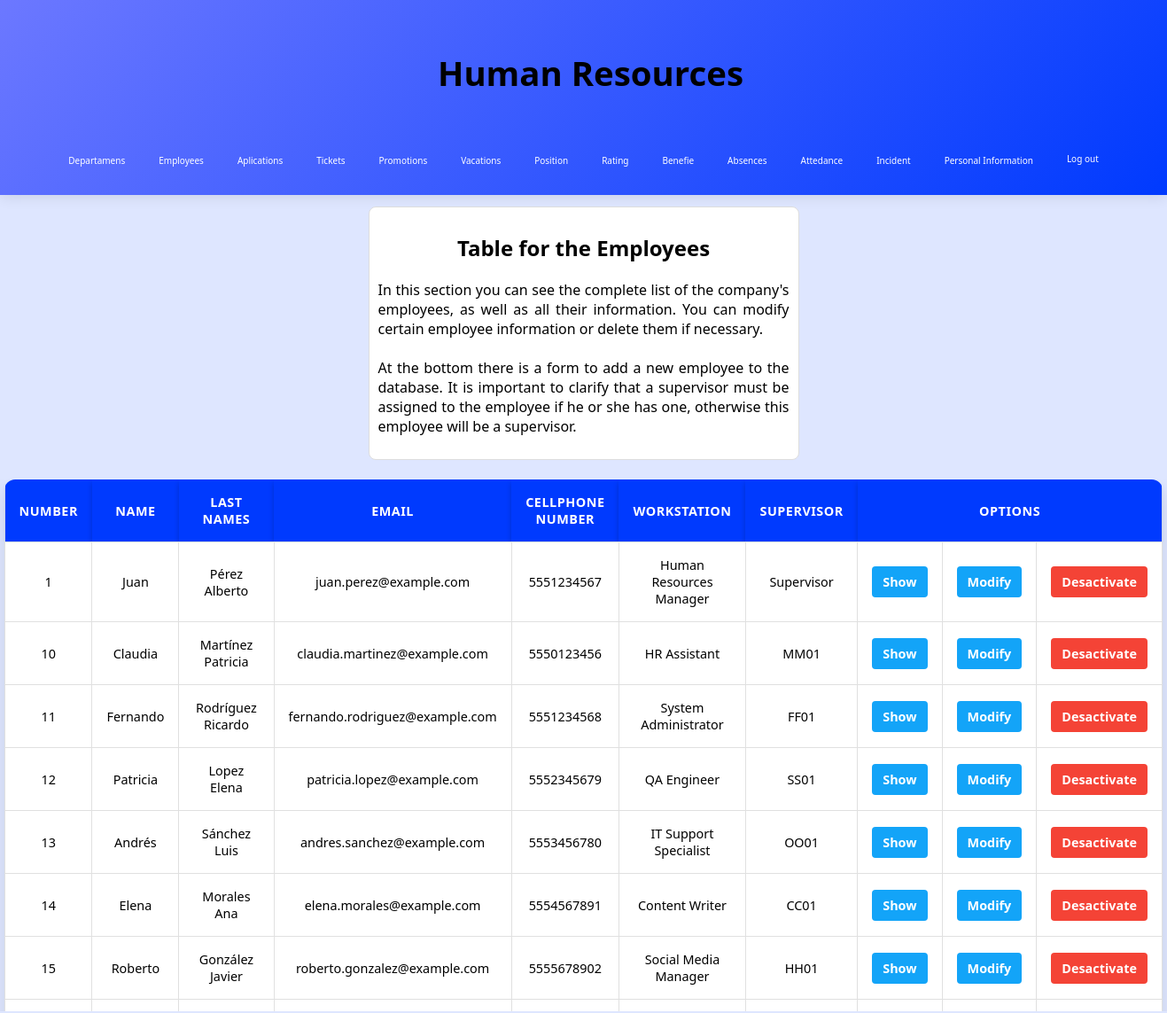
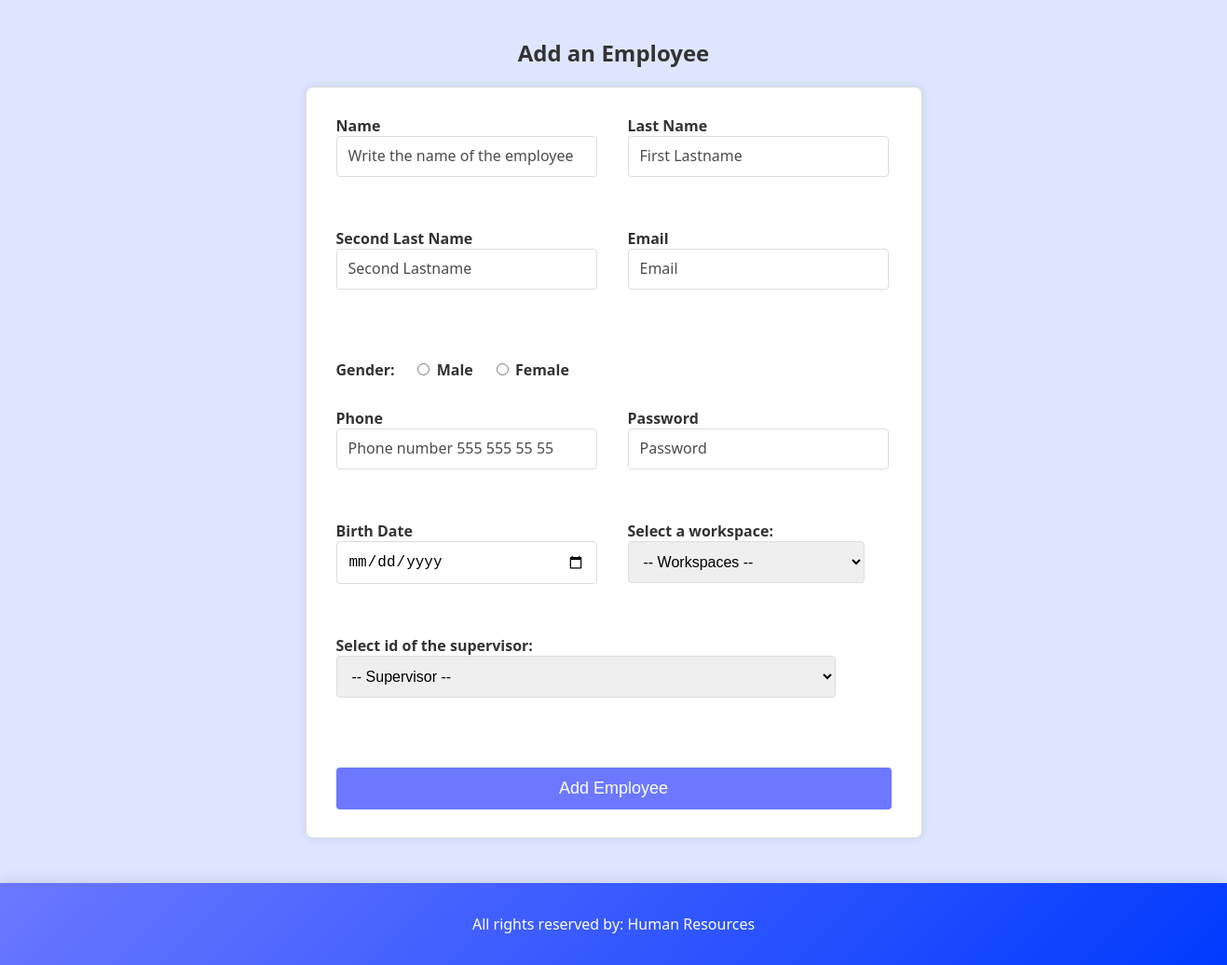
Screenshot of /Human_Resources/employee.php (signed in) with the database file from the repository (2 pictures, top to bottom).
### tables this page shows
create table employee(
    code varchar(5) primary key,
    firstName varchar(30) not null,
    lastName varchar(30) not null,
    middleName varchar(30) not null,
    email varchar(35) not null,
    gender varchar(1) not null,
    age int not null,
    image varchar(255),
    mobile varchar(15) not null,
    password varchar(20) not null,
    contractDate date not null,
    status varchar(30) not null default 'Active',
    positionCode varchar(5) not null,
    supervisorId varchar(5),
    index idx_employee(lastName),
    
    foreign key(positionCode) references `position`(code)
);

CREATE TABLE `position` (
    code VARCHAR(5) PRIMARY KEY,
    name VARCHAR(60) NOT NULL,
    salary FLOAT NOT NULL,
    departmentCode VARCHAR(5) NOT NULL,
    INDEX idx_position (name),
    FOREIGN KEY (departmentCode) REFERENCES department(code)
);

### admin/functionsAdmin.php (called while the page is built, shortened)
<?php
require("../includes/config/MySQL_ConexionDB.php");
function getInfoEmployees() {
    global $db_con;
    $users = [];
    try {
        $query = "SELECT * FROM employee";
        $stmt = $db_con->prepare($query);
        $stmt->execute();
        while ($row = $stmt->fetch(PDO::FETCH_ASSOC)) {
            $users[] = $row;
        }
    } catch (PDOException $e) {
        exit("Error en la consulta: " . $e->getMessage());
    }
    return $users;
}
?>

### functions.php (called while the page is built, shortened)
<?php
require("includes/config/MySQL_ConexionDB.php");
function workspace($User){
	global $db_con;
	$workspace = "";
	try{
		$query = "SELECT p.name FROM position as p INNER JOIN employee as e on e.positionCode = p.code WHERE e.code = :user";
		$stm = $db_con->prepare($query);
		$stm->bindParam("user", $User, PDO::PARAM_STR);
		$stm->execute();
		if ($row = $stm->fetch(PDO::FETCH_ASSOC)){
			$workspace = $row["name"];
		}
	} catch (PDOException $e) {
		exit("Error en la consulta: " . $e->getMessage());
	}
	return $workspace;
}
?>

### Human_Resources/employee.php (the view, shortened to what this page needs)
<?php
include "../includes/headerHR.php";
require_once "../includes/config/MySQL_ConexionDB.php";
require_once "../admin/functionsAdmin.php";
require_once "../functions.php";
$employ = getInfoEmployees();
?>
<section>
    <center>
        <div class="questions">
        <h2>Table for the Employees</h2>
        <p>In this section you can see the complete list of the company's employees, as well as all their information. You can modify certain employee information or delete them if necessary.
<br><br>
At the bottom there is a form to add a new employee to the database. It is important to clarify that a supervisor must be assigned to the employee if he or she has one, otherwise this employee will be a supervisor.</p>
        </div>
    </center>
<br>
    <div class="scroll">
        <table border="1" class="tableAdmin">
            <tr>
                <th>Number</th>
                <th>Name</th>
                <th>Last Names</th>
                <th>Email</th>
                <th>CellPhone number</th>
                <th>Workstation</th>
                <th>Supervisor</th>
                <th colspan="3">Options</th>
            </tr>
            <?php foreach ($employ as $renglon) { ?>
            <tr>
                <td><?= htmlspecialchars($renglon['code']) ?></td>
                <td><?= htmlspecialchars($renglon['firstName']) ?></td>
                <td><?= htmlspecialchars($renglon['lastName'] . " " . $renglon['middleName']) ?></td>
                <td><?= htmlspecialchars($renglon['email']) ?></td>
                <td><?= htmlspecialchars($renglon['mobile']) ?></td>
                <?php $workspace = workspace($renglon['code']); ?>
                <td><?= htmlspecialchars($workspace) ?></td>
                <td><?= htmlspecialchars($renglon['supervisorId'] ?? 'Supervisor')?></td>
                <td><a href="#" class="action-modify" data-open="modal<?= $renglon['code']; ?>">Show</a></td>
                <td><a href="modifyEmploy.php?id=<?php echo $renglon['code']?>" class="action-modify">Modify</a></td>
                <?php if ($renglon['status']=='Active'){?>
                    <td><a href="deleteEmploy.php" class="action-delete">Desactivate</a></td><?php
                }   ?>
            </tr>
            <?php } ?>
        </table>
    </div>
</section>
<section>
<div class="ContainerXD">
    <br>
    <h2 class="h2formX">Add an Employee</h2>
    <form action="addEmployRH.php" class="form-empleadoX" method="POST">
        <fieldset>
            <div class="divformX">
                <label for="name">Name</label>
                <input type="text" id="name" name="name"
                    placeholder="Write the name of the employee"
                    required
                    pattern="[A-Za-z\s]+"
                    title="Only letters and spaces are allowed">
            </div>
            <div class="divformX">
                <label for="lastName">Last Name</label>
                <input type="text" id="lastName" name="lastName"
                    placeholder="First Lastname"
                    required
                    pattern="[A-Za-z\s]+"
                    title="Only letters and spaces are allowed">
            </div>
            <div class="divformX">
                <label for="secondLastName">Second Last Name</label>
                <input type="text" id="secondLastName" name="secondLastName"
                    placeholder="Second Lastname"
                    pattern="[A-Za-z\s]+"
                    title="Only letters and spaces are allowed">
            </div>
            <div class="divformX">
                <label for="email">Email</label>
                <input type="email" id="email" name="email" placeholder="Email" required>
            </div>
            <div class="containerformX bottonformX">
                <label>Gender:</label>
                <div>
                    <input type="radio" id="male" name="gender" value="M" required>
                    <label for="male">Male</label>
                </div>
                <div>
                    <input type="radio" id="female" name="gender" value="F" required>
                    <label for="female">Female</label>
                </div>
            </div>
            <div class="divformX">
                <label for="phone">Phone</label>
                <input type="number" id="phone" name="phone" placeholder="Phone number 555 555 55 55" required min="1111111111" max="9999999999">
            </div>
            <div class="divformX">
                <label for="password">Password</label>
                <input type="password" id="password" name="password" placeholder="Password" required maxlength="10">
            </div>
            <div class="divformX">
                <label for="birthDate">Birth Date</label>
                <input type="date" id="birthDate" name="birthDate" required>
            </div>
            <div class="divformX">
                <label for="seltWorkspace">Select a workspace:</label>
                <select name="seltWorkspace" id="seltWorkspace" required>
                    <option value="">-- Workspaces --</option>
                </select>
            </div>
            <div class="divformX">
                <label for="seltSupervisor">Select id of the supervisor:</label>
                <select name="seltSupervisor" id="seltSupervisor">
    <option value="">-- Supervisor --</option>
</select>
            </div>
            <div class="bottonformX">
                <button type="submit" name="btnAddEmploy" class="Botton-envioX">Add Employee</button>
            </div>
        </fieldset>
    </form>
</div>
</section>
<?php include "../includes/footer.php" ?>

### css/estilosdeLeon.css (style rules this page uses)
:root { --font-main: 'Segoe UI', sans-serif; --white: #ffffff; --black: #000000; --little_blue: #dee6ff; --little_gray: #efefef; --blue: #6c78ff; --blue_little: #ebf9ff; --dark_blue: #003afe; --very_green: #4dfe00; --green: #1ce42b; --purple: #003afe; --rojo: #ff4c4c; --rojo_hover: #ff6666; }
body { background-color: var(--little_blue); display: grid; min-height: 100vh; position: relative; grid-template-rows: auto 1fr auto; margin: 0; }
::placeholder { color: black; font-size: 1rem; font-family: Impact, Haettenschweiler, 'Arial Narrow Bold', sans-serif; opacity: .70; }
.questions { background-color: var(--white); border: 1px solid #ddd; width: 29rem; height: auto; margin-left: 0.2rem; margin-right: 0.2rem; margin-top: 0.8rem; text-align: justify; padding: 10px; border-radius: 8px; }
.tableAdmin { border-collapse: collapse; text-align: center; margin: auto; font-size: 0.9rem; width: 95%; border: none; font-family: Arial, sans-serif; box-shadow: 0 10px 20px rgba(0, 0, 0, 0.1); border-radius: 12px; overflow: hidden; }
.scroll { max-height: 600px; overflow-y: auto; }
.tableAdmin th { background-color: var(--purple); color: white; font-family: Arial, sans-serif; padding: 1rem; border: none; text-transform: uppercase; letter-spacing: 0.5px; box-shadow: 0 4px 6px rgba(0, 0, 0, 0.2); }
.tableAdmin td { background-color: #ffffff; padding: 1rem; border: 1px solid #e0e0e0; color: var(--dark-gray); font-family: Arial, sans-serif; transition: background-color 0.3s ease, color 0.3s ease, border-color 0.3s ease; }
.tableAdmin tr:nth-child(even) { background-color: #f9f9f9; }
.tableAdmin tr:nth-child(odd) { background-color: #fff; }
.action-modify { background-color: #13a4f8; color: white; padding: 8px 12px; text-decoration: none; border-radius: 4px; font-weight: bold; transition: background-color 0.3s; }
.action-delete { background-color: #f44336; color: white; padding: 8px 12px; text-decoration: none; border-radius: 4px; font-weight: bold; transition: background-color 0.3s; }
.form-empleadoX { max-width: 600px; margin: 0 auto; padding: 30px; border: 1px solid #ddd; border-radius: 8px; box-shadow: 0px 0px 10px rgba(0, 0, 0, 0.1); background-color: #fff; }
.h2formX { text-align: center; font-size: 24px; color: #333; }
.form-empleadoX fieldset { border: none; padding: 0; display: flex; flex-wrap: wrap; gap: 30px; }
.divformX { flex: 1 1 45%; margin-bottom: 25px; }
.bottonformX { flex: 1 1 100%; margin-top: 20px; }
label { font-weight: bold; color: #333; }
.form-empleadoX input[type="text"], .form-empleadoX input[type="email"], .form-empleadoX input[type="password"], .form-empleadoX input[type="number"], .form-empleadoX input[type="date"], .form-empleadoX select { width: 90%; padding: 12px; border: 1px solid #ddd; border-radius: 4px; font-size: 16px; }
input[type=number] { -moz-appearance: textfield; }
.containerformX { display: flex; align-items: center; gap: 20px; }
.Botton-envioX { width: 100%; padding: 12px; font-size: 18px; color: #fff; border: none; border-radius: 4px; background: #6c78ff; cursor: pointer; transition: background 0.3s ease; }
html { height: 100%; font-family: var(--font-main); }
h2 { text-align: center; font-family: var(--font-main); }
p { font-family: var(--font-main); }
::placeholder { font-family: var(--font-main); font-size: 1rem; opacity: .70; }
.tableAdmin { font-family: var(--font-main); }
.tableAdmin th { font-family: var(--font-main); }
.tableAdmin td { font-family: var(--font-main); }

### rows the page displays
employee: code "1", firstName "Juan", lastName+middleName "Pérez Alberto", email "juan.perez@example.com", mobile "5551234567", code.name "Human Resources Manager", supervisorId "Supervisor", status "Desactivate"
employee: code "10", firstName "Claudia", lastName+middleName "Martínez Patricia", email "claudia.martinez@example.com", mobile "5550123456", code.name "HR Assistant", supervisorId "MM01", status "Desactivate"
employee: code "11", firstName "Fernando", lastName+middleName "Rodríguez Ricardo", email "fernando.rodriguez@example.com", mobile "5551234568", code.name "System Administrator", supervisorId "FF01", status "Desactivate"
employee: code "12", firstName "Patricia", lastName+middleName "Lopez Elena", email "patricia.lopez@example.com", mobile "5552345679", code.name "QA Engineer", supervisorId "SS01", status "Desactivate"
employee: code "13", firstName "Andrés", lastName+middleName "Sánchez Luis", email "andres.sanchez@example.com", mobile "5553456780", code.name "IT Support Specialist", supervisorId "OO01", status "Desactivate"
employee: code "14", firstName "Elena", lastName+middleName "Morales Ana", email "elena.morales@example.com", mobile "5554567891", code.name "Content Writer", supervisorId "CC01", status "Desactivate"
employee: code "15", firstName "Roberto", lastName+middleName "González Javier", email "roberto.gonzalez@example.com", mobile "5555678902", code.name "Social Media Manager", supervisorId "HH01", status "Desactivate"
